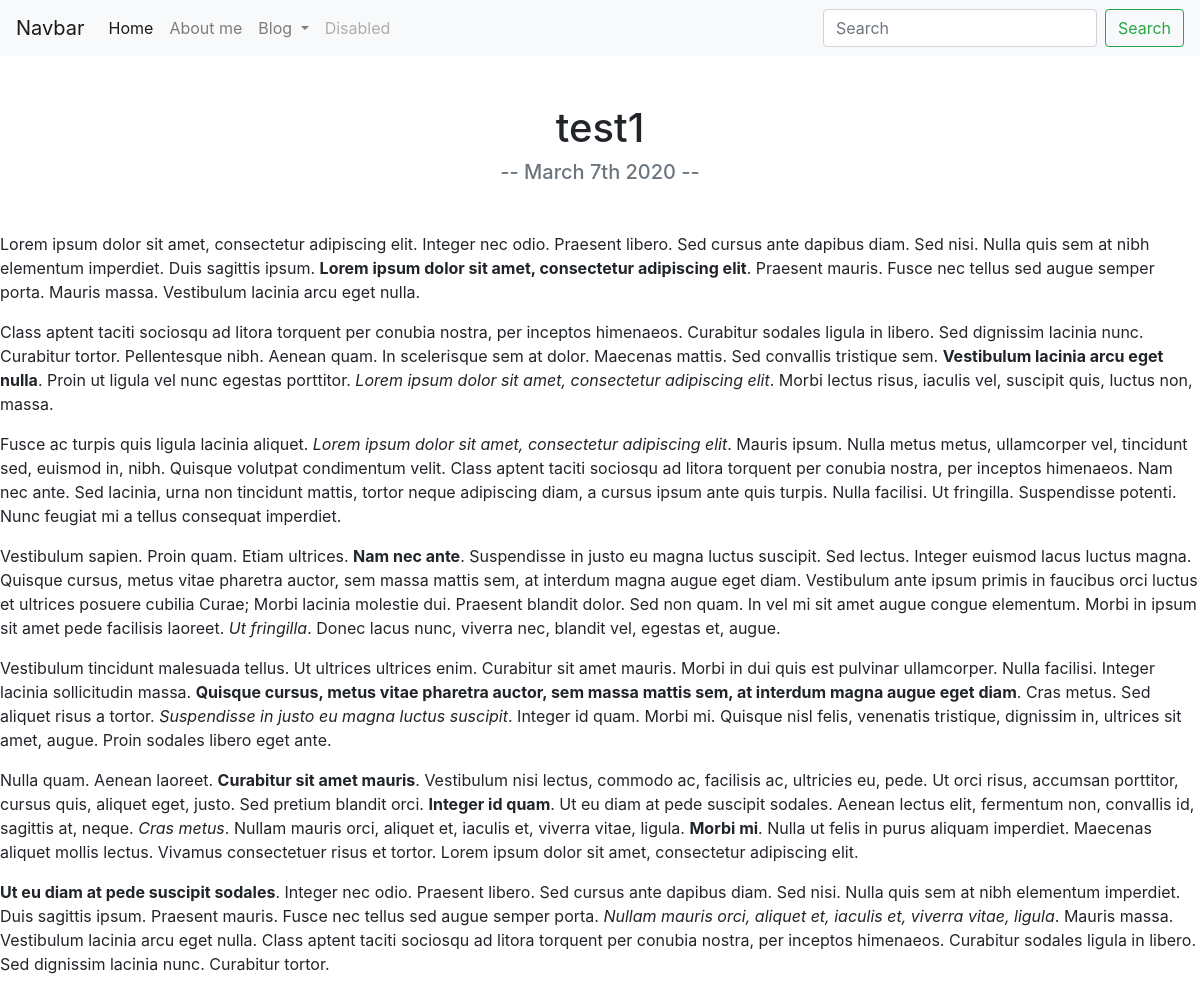
Page /blog/1/ on the committed database.
### blog/models.py (models this page shows, shortened)
class Blog(models.Model):
    title = models.CharField(max_length=150)
    description = models.TextField(blank=True, null=True)
    date = models.DateField()

### blog/views.py (the view)
# urls.py: path('<int:blog_id>/', views.detail, name='detail'),
def detail(request, blog_id):
    blog = get_object_or_404(Blog, pk=blog_id)
    return render(request, 'detail.html', {'blog' : blog})

### templates/detail.html
{% extends 'base.html' %}
{% block content%}
<h1 class="text-center mt-5" id="blogdetailtitle">{{ blog.title }}</h1>
<h5 class="text-center text-muted mb-5">-- {{ blog.date | date:'F jS Y' }} --</h5>
{{ blog.description | safe }}
{% endblock %}

### rows in the picture
Blog: title "test1", date "March 7th 2020", description "Lorem ipsum dolor sit amet, consectetur adipiscing elit. Integer nec odio. Praesent libero. Sed cursus ante dapibus diam. Sed nisi. Nulla quis sem at nibh elementum imperdiet. Duis sagittis ipsum. Lorem ipsum dolor sit amet, consectetur adipiscing elit . Praesent mauris. Fusce nec tellus sed augue semper porta. Mauris massa. Vestibulum lacinia arcu eget nulla. Class aptent taciti sociosqu ad litora torquent per conubia nostra, per inceptos himenaeos. Curabitur sodales ligula in libero. Sed dignissim lacinia nunc. Curabitur tortor. Pellentesque nibh. Aenean quam. In scelerisque sem at dolor. Maecenas mattis. Sed convallis tristique sem. Vestibulum lacinia arcu eget nulla . Proin ut ligula…"
